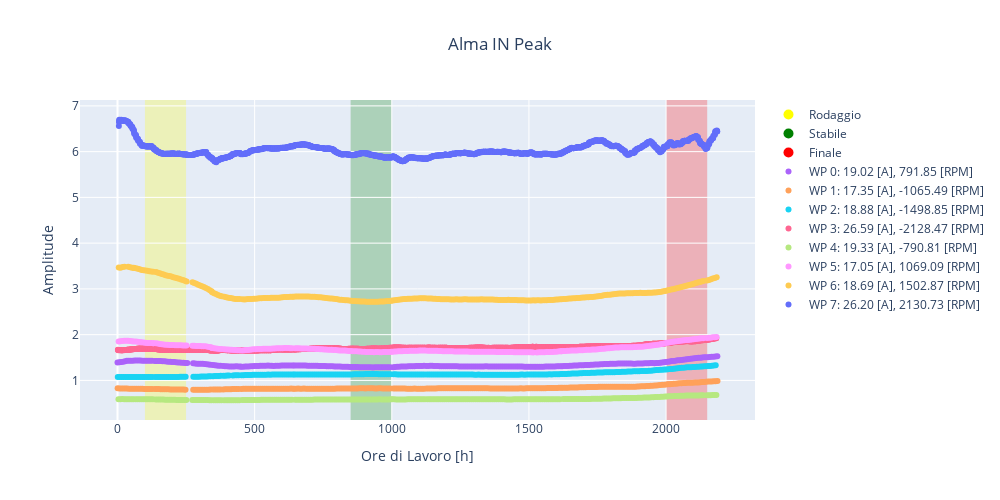

Write notebook code for a chart like this one.
### Code cell
import ipywidgets as widgets
from IPython.display import clear_output

# Create a dropdown menu for selecting the variable
dropdown_ft = widgets.Dropdown(options=Name, description='Variable:')
display(dropdown_ft)

def plot_graph(variable):
    clear_output(wait=True)  # Clear the output
    display(dropdown_ft)  # Redisplay the dropdown menu
    
    fig = go.Figure()  # Initialize the figure outside of the loop

    idx_ft = list(Name).index(variable)  # Get the index of the selected variable
    color_map = {'Rodaggio': 'yellow', 'Stabile': 'green', 'Finale': 'red'}  # Map faultcode to color

    # Add invisible scatter traces for the legend
    for code, color in color_map.items():
        fig.add_trace(go.Scatter(
            x=[None],
            y=[None],
            mode='markers',
            marker=dict(size=10, color=color),
            showlegend=True,
            name=code
        ))

    for idx_WP in range(len(Categories)):
        # Skip the iteration if the category is -1
        if Categories[idx_WP] == -1:
            continue

        Idx_WP_selected = np.where(Data['Working_Point'] == Categories[idx_WP])

        # Calculate the mean of 'Ampere' and 'RPM' for the current category
        mean_ampere = Data['Ampere'].iloc[Idx_WP_selected].mean()
        mean_rpm = Data['RPM'].iloc[Idx_WP_selected].mean()

        fig.add_trace(go.Scatter(
            x=Idx_WP_selected[0]/2,
            y=Data[variable].iloc[Idx_WP_selected],
            mode='markers',
            name=f'WP {Categories[idx_WP]}: {mean_ampere:.2f} [A], {mean_rpm:.2f} [RPM]'  # Include the means in the legend
        ))

    # Add the first vertical band (yellow)
    fig.add_shape(
        type="rect",
        xref="x",
        yref="paper",
        x0=200/2,
        y0=0,
        x1=500/2,
        y1=1,
        fillcolor='yellow',
        opacity=0.25,
        layer="below",
        line_width=0,
    )

    # Add the second vertical band (green)
    fig.add_shape(
        type="rect",
        xref="x",
        yref="paper",
        x0=1700/2,
        y0=0,
        x1=2000/2,
        y1=1,
        fillcolor='green',
        opacity=0.25,
        layer="below",
        line_width=0,
    )

    # Add the third vertical band (red)
    fig.add_shape(
        type="rect",
        xref="x",
        yref="paper",
        x0=4000/2,
        y0=0,
        x1=4300/2,
        y1=1,
        fillcolor='red',
        opacity=0.25,
        layer="below",
        line_width=0,
    )

    fig.update_layout(
        title=variable.replace('_', ' '),
        title_x=0.5,
        xaxis_title='Ore di Lavoro [h]',
        yaxis_title='Amplitude',
        autosize=False,
        width=1000,
        height=500,
    )

    fig.show()

# Call the function when the dropdown value changes
dropdown_ft.observe(lambda change: plot_graph(change.new), names='value')

### Figure 1 — Plotly figure (JSON) as saved in the notebook; plotly's stock layout.template omitted (floating-point values rounded to 4 significant figures; data arrays with more than 128 entries replaced by an {"elided": "..."} marker saying what was removed)
{"data": [{"marker": {"color": "yellow", "size": 10}, "mode": "markers", "name": "Rodaggio", "showlegend": true, "type": "scatter", "x": [null], "y": [null]}, {"marker": {"color": "green", "size": 10}, "mode": "markers", "name": "Stabile", "showlegend": true, "type": "scatter", "x": [null], "y": [null]}, {"marker": {"color": "red", "size": 10}, "mode": "markers", "name": "Finale", "showlegend": true, "type": "scatter", "x": [null], "y": [null]}, {"mode": "markers", "name": "WP 0: 19.02 [A], 791.85 [RPM]", "type": "scatter", "x": {"elided": "311 float values"}, "y": {"elided": "311 float values"}}, {"mode": "markers", "name": "WP 1: 17.35 [A], -1065.49 [RPM]", "type": "scatter", "x": {"elided": "309 float values"}, "y": {"elided": "309 float values"}}, {"mode": "markers", "name": "WP 2: 18.88 [A], -1498.85 [RPM]", "type": "scatter", "x": {"elided": "307 float values"}, "y": {"elided": "307 float values"}}, {"mode": "markers", "name": "WP 3: 26.59 [A], -2128.47 [RPM]", "type": "scatter", "x": {"elided": "1233 float values"}, "y": {"elided": "1233 float values"}}, {"mode": "markers", "name": "WP 4: 19.33 [A], -790.81 [RPM]", "type": "scatter", "x": {"elided": "307 float values"}, "y": {"elided": "307 float values"}}, {"mode": "markers", "name": "WP 5: 17.05 [A], 1069.09 [RPM]", "type": "scatter", "x": {"elided": "311 float values"}, "y": {"elided": "311 float values"}}, {"mode": "markers", "name": "WP 6: 18.69 [A], 1502.87 [RPM]", "type": "scatter", "x": {"elided": "310 float values"}, "y": {"elided": "310 float values"}}, {"mode": "markers", "name": "WP 7: 26.20 [A], 2130.73 [RPM]", "type": "scatter", "x": {"elided": "1258 float values"}, "y": {"elided": "1258 float values"}}], "layout": {"autosize": false, "height": 500, "shapes": [{"fillcolor": "yellow", "layer": "below", "line": {"width": 0}, "opacity": 0.25, "type": "rect", "x0": 100, "x1": 250, "xref": "x", "y0": 0, "y1": 1, "yref": "paper"}, {"fillcolor": "green", "layer": "below", "line": {"width": 0}, "opacity": 0.25, "type": "rect", "x0": 850, "x1": 1000, "xref": "x", "y0": 0, "y1": 1, "yref": "paper"}, {"fillcolor": "red", "layer": "below", "line": {"width": 0}, "opacity": 0.25, "type": "rect", "x0": 2000, "x1": 2150, "xref": "x", "y0": 0, "y1": 1, "yref": "paper"}], "title": {"text": "Alma IN Peak", "x": 0.5}, "width": 1000, "xaxis": {"title": {"text": "Ore di Lavoro [h]"}}, "yaxis": {"title": {"text": "Amplitude"}}}}
